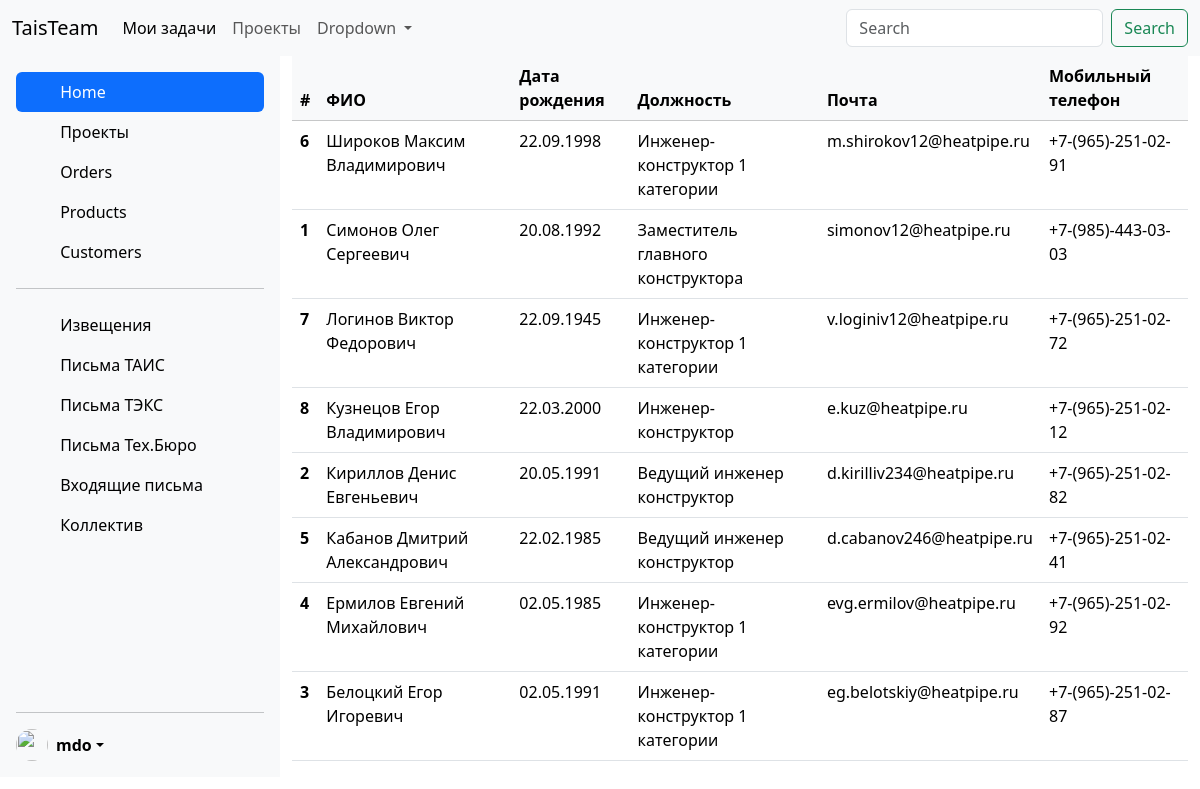
Page /team/ on the committed database.
### projects/models.py (models this page shows, shortened)
class Team(models.Model):
    name = models.CharField(max_length=10)
    surname = models.CharField(max_length=100)
    lastname = models.CharField(max_length=255)
    date_of_birth = models.DateField()
    job = models.CharField(max_length=100)
    email = models.EmailField(max_length=50)
    mobile_number = models.CharField(max_length=11)
    class Meta:
        ordering = ['-surname']
    def mobile_str(self):
        return f'+7-({self.mobile_number[1:4]})-{self.mobile_number[4:7]}-{self.mobile_number[7:9]}-{self.mobile_number[9:11]}'

### projects/views.py (the view)
# urls.py: path('team/', views.TeamView.as_view(), name='team'),
class TeamView(ListView):
    model = Team
    template_name = 'projects/team.html'
    context_object_name = 'posts'

### projects/templates/projects/team.html
{% extends 'base2.html' %}
{% block content %}
  <table class="table table-hover">
  <thead class="table-light">
    <tr>
      <th scope="col">#</th>
      <th scope="col">ФИО</th>
      <th scope="col">Дата рождения</th>
      <th scope="col">Должность</th>
      <th scope="col">Почта</th>
      <th scope="col">Мобильный телефон</th>
    </tr>
  </thead>
    <tbody>
    {% for p in posts %}
    <tr>
      <th scope="col">{{ p.id }}</th>
      <td>{{ p.surname }} {{ p.name }} {{ p.lastname }}</td>
      <td>{{ p.date_of_birth|date:"d.m.Y"  }}</td>
      <td>{{ p.job }}</td>
      <td>{{ p.email }}</td>
      <td>{{ p.mobile_str }}</td>
    </tr>
    {% endfor %}
  </tbody>
</table>
{% endblock %}

### rows in the picture
Team: id "6", surname "Широков", name "Максим", lastname "Владимирович", date_of_birth "22.09.1998", job "Инженер-конструктор 1 категории", email "m.shirokov12@heatpipe.ru", mobile_str "+7-(965)-251-02-91"
Team: id "1", surname "Симонов", name "Олег", lastname "Сергеевич", date_of_birth "20.08.1992", job "Заместитель главного конструктора", email "simonov12@heatpipe.ru", mobile_str "+7-(985)-443-03-03"
Team: id "7", surname "Логинов", name "Виктор", lastname "Федорович", date_of_birth "22.09.1945", job "Инженер-конструктор 1 категории", email "v.loginiv12@heatpipe.ru", mobile_str "+7-(965)-251-02-72"
Team: id "8", surname "Кузнецов", name "Егор", lastname "Владимирович", date_of_birth "22.03.2000", job "Инженер-конструктор", email "e.kuz@heatpipe.ru", mobile_str "+7-(965)-251-02-12"
Team: id "2", surname "Кириллов", name "Денис", lastname "Евгеньевич", date_of_birth "20.05.1991", job "Ведущий инженер конструктор", email "d.kirilliv234@heatpipe.ru", mobile_str "+7-(965)-251-02-82"
Team: id "5", surname "Кабанов", name "Дмитрий", lastname "Александрович", date_of_birth "22.02.1985", job "Ведущий инженер конструктор", email "d.cabanov246@heatpipe.ru", mobile_str "+7-(965)-251-02-41"
Team: id "4", surname "Ермилов", name "Евгений", lastname "Михайлович", date_of_birth "02.05.1985", job "Инженер-конструктор 1 категории", email "evg.ermilov@heatpipe.ru", mobile_str "+7-(965)-251-02-92"
Team: id "3", surname "Белоцкий", name "Егор", lastname "Игоревич", date_of_birth "02.05.1991", job "Инженер-конструктор 1 категории", email "eg.belotskiy@heatpipe.ru", mobile_str "+7-(965)-251-02-87"
